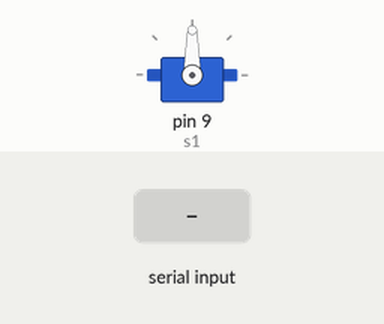
This sketch was run on a simulated Arduino Uno, built with avr-gcc and run on an emulated ATmega328P. On the bench: servo. The test bench sets the inputs (shaded band).

Above: at 1.2 s.
1.3 s: "90,45\n" received over Serial
At 3.4 s:
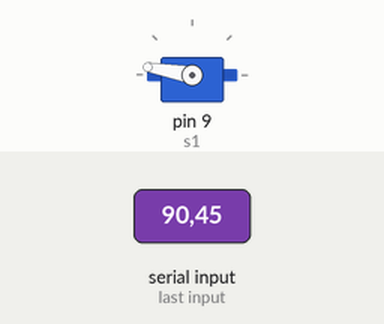
3.8 s: "30,150\n" received over Serial
At 5.3 s:
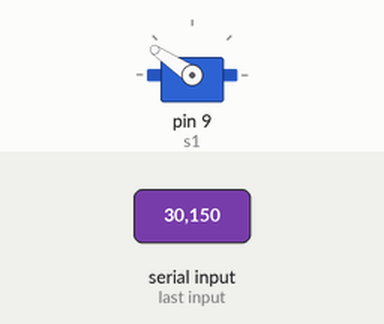
6.3 s: "5\n" received over Serial
At 8.2 s:
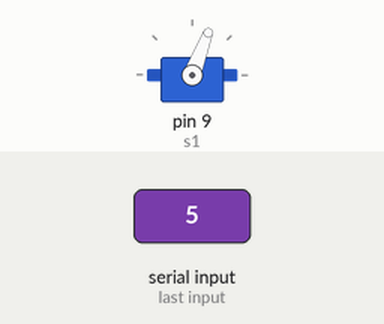
8.8 s: "10\n" received over Serial
At 10.2 s:
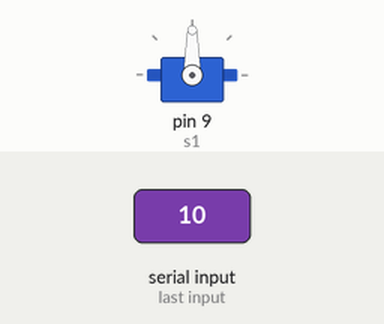
11.3 s: "90\n" received over Serial
At 13.3 s:
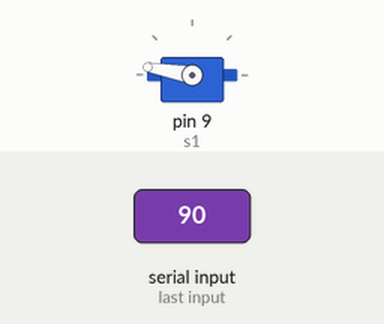
Timing chart, 0 to 14.8 s (numbered marks = the images above; inputs shaded):
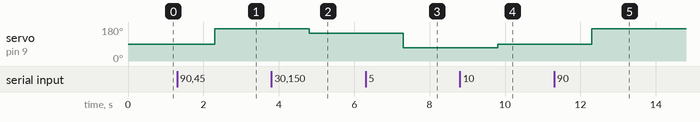

The sketch:

Serial_recorder.ino
```cpp
#include <Servo.h>

Servo s1;

void setup() {

  Serial.begin(9600);
  s1.attach(9);
  s1.write(90);

}

void loop() {

  if (Serial.available() > 0) {

    String msg = Serial.readString();
    int number = msg.toInt();

    if (number  > 10){

      int number1 = number - 10;

      float angle = atan((number1 * 4.5)/60);
      angle = (angle/PI)*180;
      s1.write(90 + angle);

    }
    else if (number  < 10){

      int number1 = 10 - number;
      float angle = atan((number1 * 4.5)/60);
      angle = (angle/PI)*180;
      s1.write(90 - angle);

    }
    else if (number == 10) {
      s1.write(90);
    }

    }

}
```

Measured:
- after the input at 1.3 s, servo on pin 9 (s1): 90° → 170° after 1.0 s
- after the input at 3.8 s, servo on pin 9 (s1): 170° → 146° after 1.0 s
- after the input at 6.3 s, servo on pin 9 (s1): 146° → 69° after 1.0 s
- after the input at 8.8 s, servo on pin 9 (s1): 69° → 90° after 1.0 s
- after the input at 11.3 s, servo on pin 9 (s1): 90° → 170° after 1.0 s
